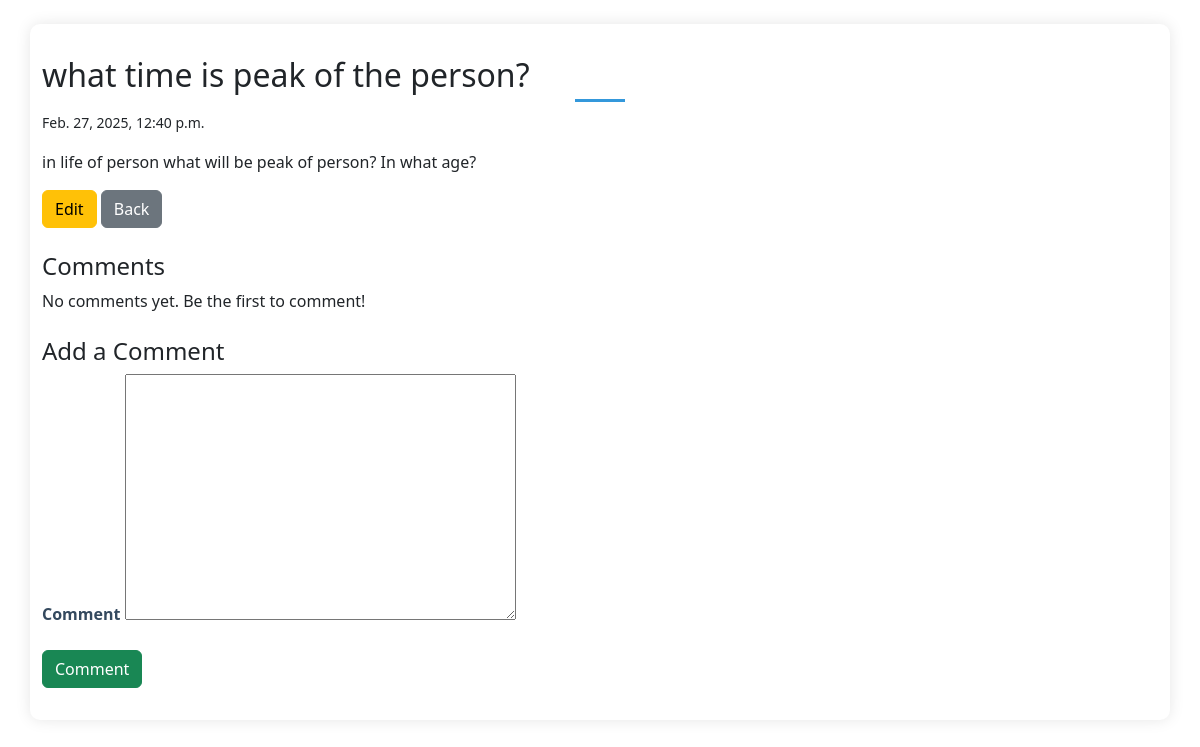
Page /4/ on the committed database.
### questions/models.py (models this page shows, shortened)
class Question(models.Model):
    title = models.CharField(max_length=255)
    description = models.TextField()
    created_at = models.DateTimeField(auto_now_add=True)
    updated_at = models.DateTimeField(auto_now=True)

### questions/views.py (the view)
# urls.py: path('<int:id>/', views.detail, name='question_detail'),
def detail(request, id):
    question = Question.objects.get(id=id)
    comments = Comment.objects.filter(question=question)
    if request.method == "POST":
        form = CommentForm(request.POST)
        if form.is_valid():
            comment = form.save(commit=False)
            comment.question = question
            comment.save()
            return redirect('question_detail', id=id)
    else:
        form = CommentForm()
    return render(request, 'questions/view_question.html', {'question': question,
                                                     'form': form,
                                                     'comments': comments})

### questions/forms.py
class CommentForm(forms.ModelForm):
    class Meta:
        model = Comment
        fields = ['content']

### templates/questions/view_question.html (shortened to what this page needs)
<!DOCTYPE html>
{% load static %}
<html lang="en">
<head>
        <link rel="stylesheet" href="{% static 'main.css' %}">
    <link href="https://cdn.jsdelivr.net/npm/bootstrap@5.3.0/dist/css/bootstrap.min.css" rel="stylesheet">
</head>
<body>
    <div class="container mt-4">
        <h2>{{ question.title }}</h2>
        <p><small>{{ question.created_at }}</small></p>
        <p>{{ question.description }}</p>
        <a href="{% url 'update' question.id %}" class="btn btn-warning">Edit</a>
        <a href="/" class="btn btn-secondary">Back</a>
        <h4 class="mt-4">Comments</h4>
        {% for comment in comments %}
            <div class="card p-3 mb-3">
                <p>{{ comment.content }}</p>
                <small class="text-muted">{{ comment.created_at }}</small>
            </div>
        {% empty %}
            <p>No comments yet. Be the first to comment!</p>
        {% endfor %}
        <h4 class="mt-4">Add a Comment</h4>
        <form method="POST">
            <div class="mb-3">
                <label class="form-label">Comment</label>
                {{ form.content }}
            </div>
            <button type="submit" class="btn btn-success">Comment</button>
        </form>
    </div>
</body>
</html>

### static/main.css (style rules this page uses)
body { background: black; font-family: 'Segoe UI', Tahoma, Geneva, Verdana, sans-serif; }
.container { max-width: 800px; padding: 2rem; background: white; border-radius: 10px; box-shadow: 0 0 15px rgba(0,0,0,0.1); margin-top: 2rem; margin-bottom: 2rem; }
h2 { color: #2c3e50; font-weight: 700; margin-bottom: 1.5rem; position: relative; padding-bottom: 0.5rem; }
h2:after { content: ''; position: absolute; bottom: 0; left: 50%; transform: translateX(-50%); width: 50px; height: 3px; background: #3498db; }
.form-label { font-weight: 600; color: #34495e; }
.btn { border-radius: 8px; padding: 0.5rem 1.5rem; font-weight: 600; transition: all 0.3s ease; }
.btn-success { background-color: #2ecc71; border-color: #2ecc71; }

### rows in the picture
Question: title "what time is peak of the person?", created_at "Feb. 27, 2025, 12:40 p.m.", description "in life of person what will be peak of person? In what age?"
